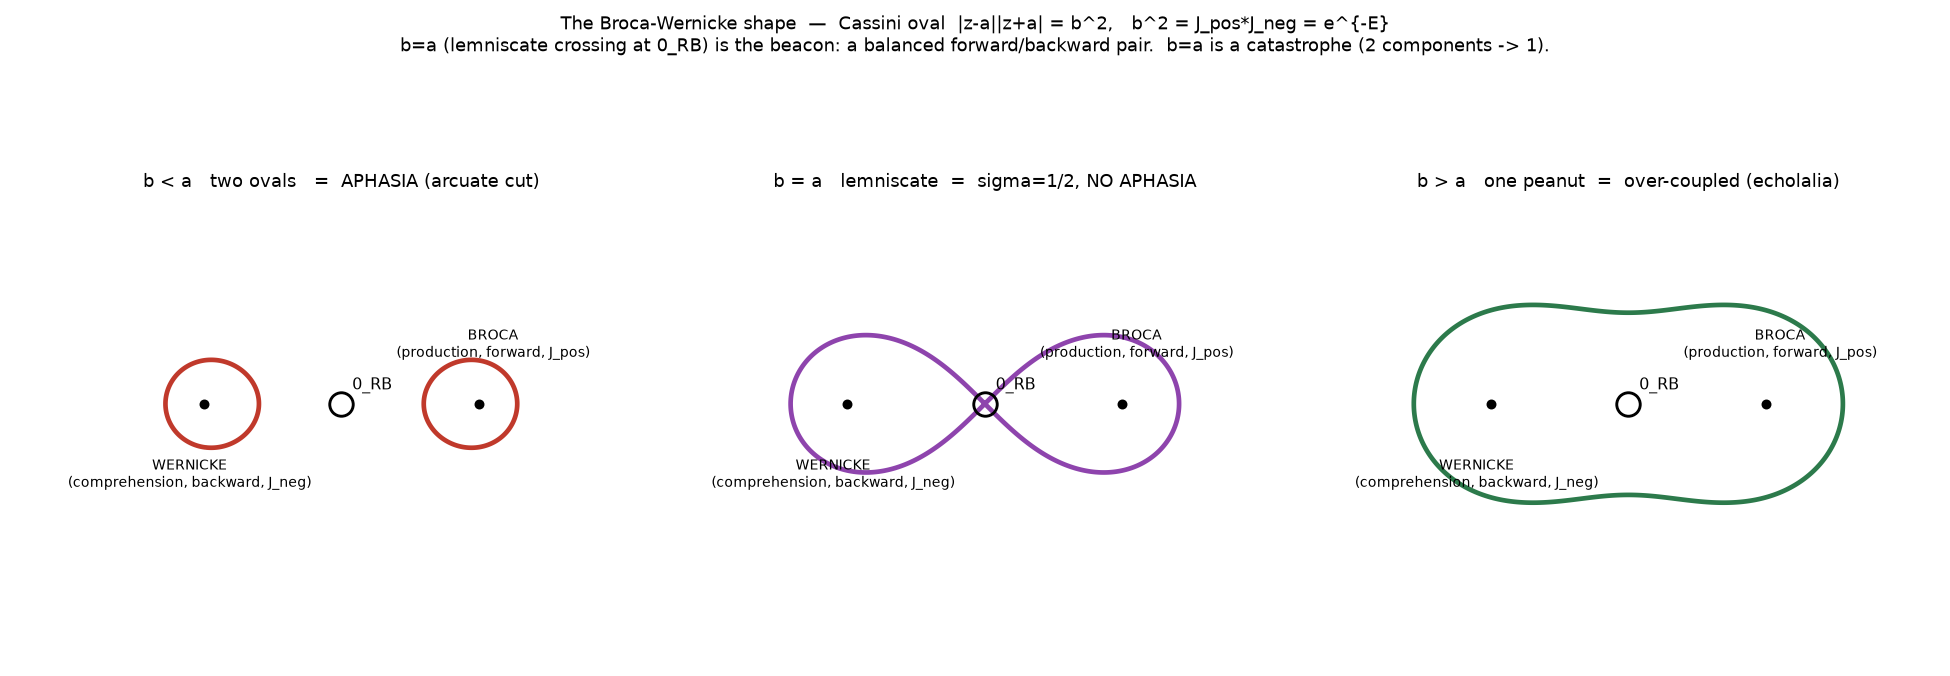

Python code for this plot:
#!/usr/bin/env python3
"""The Broca-Wernicke shape: Cassini ovals |z-a||z+a| = b^2.
 b<a : two separate ovals  = aphasia (arcuate cut)
 b=a : lemniscate of Bernoulli (figure-8), self-crossing at 0  = sigma=1/2, no aphasia
 b>a : one peanut/oval  = over-coupled (echolalia)
Foci: WERNICKE (-a, comprehension / backward / J_neg), BROCA (+a, production / forward / J_pos).
Crossing = 0_RB. b^2 = J_pos*J_neg = e^{-E} (constant, NoetherWiles NR4)."""
import numpy as np, matplotlib
matplotlib.use("Agg")
import matplotlib.pyplot as plt

a = 1.0
fig, axes = plt.subplots(1, 3, figsize=(15, 5.2))
X, Y = np.meshgrid(np.linspace(-2.2, 2.2, 900), np.linspace(-1.5, 1.5, 620))
d1 = np.hypot(X - a, Y); d2 = np.hypot(X + a, Y)
prod = d1 * d2
for ax, (bra, lab, col) in zip(axes, [
        (0.80, "b < a   two ovals   =  APHASIA (arcuate cut)", "#c0392b"),
        (1.00, "b = a   lemniscate  =  sigma=1/2, NO APHASIA", "#8e44ad"),
        (1.20, "b > a   one peanut  =  over-coupled (echolalia)", "#2c7a4b")]):
    ax.contour(X, Y, prod, levels=[bra**2], colors=col, linewidths=2.6)
    ax.plot([-a, a], [0, 0], 'k.', ms=9)
    ax.plot(0, 0, 'o', mfc='none', mec='k', ms=13, mew=1.6)
    ax.annotate("WERNICKE\n(comprehension, backward, J_neg)", (-a, 0),
                textcoords="offset points", xytext=(-8, -46), ha='center', fontsize=8)
    ax.annotate("BROCA\n(production, forward, J_pos)", (a, 0),
                textcoords="offset points", xytext=(8, 26), ha='center', fontsize=8)
    ax.annotate("0_RB", (0, 0), textcoords="offset points", xytext=(6, 8), fontsize=9)
    ax.set_title(lab, fontsize=10); ax.set_aspect('equal'); ax.set_xticks([]); ax.set_yticks([])
    for s in ax.spines.values(): s.set_visible(False)
fig.suptitle("The Broca-Wernicke shape  —  Cassini oval  |z-a||z+a| = b^2,   b^2 = J_pos*J_neg = e^{-E}\n"
             "b=a (lemniscate crossing at 0_RB) is the beacon: a balanced forward/backward pair.  "
             "b=a is a catastrophe (2 components -> 1).", fontsize=10)
fig.tight_layout(rect=[0, 0, 1, 0.90])
fig.savefig("broca_wernicke_beacon.png", dpi=130)
print("wrote broca_wernicke_beacon.png")
